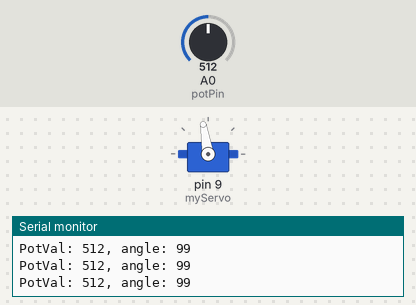
Simulated run of this sketch. Board: Arduino Uno, built with avr-gcc and run on an emulated ATmega328P. Shown: servo, the last lines printed to the serial monitor. The inputs (shaded band) are chosen by the test bench; at power-on: A0 (potPin) = 512.

Above: at 1.2 s.
1.3 s: A0 (potPin) set to 504
At 2.2 s:
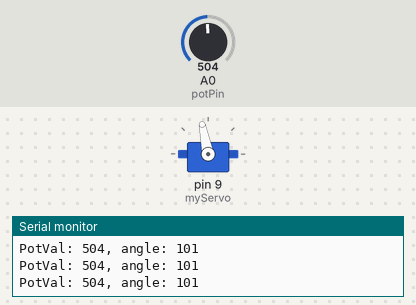
2.8 s: A0 (potPin) set to 107
At 3.9 s:
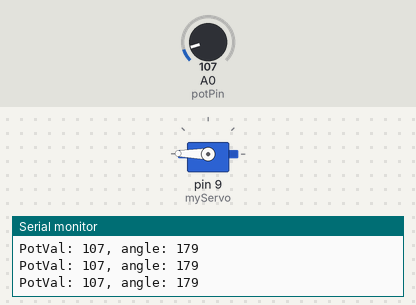
4.3 s: A0 (potPin) set to 91
At 5.3 s:
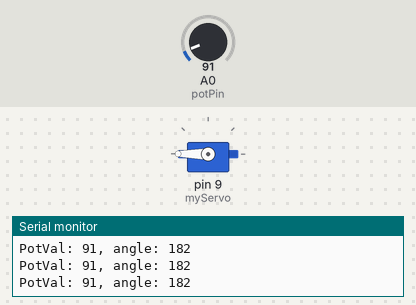
5.8 s: A0 (potPin) set to 306
At 6.4 s:
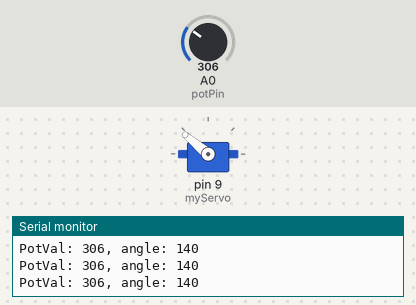
7.3 s: A0 (potPin) set to 716
At 7.8 s:
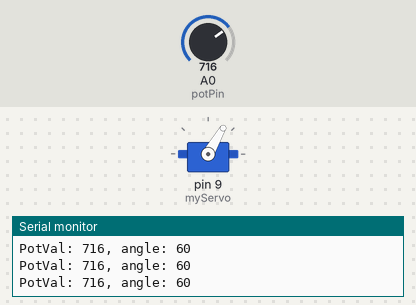
8.8 s: A0 (potPin) set to 954
At 10.0 s:
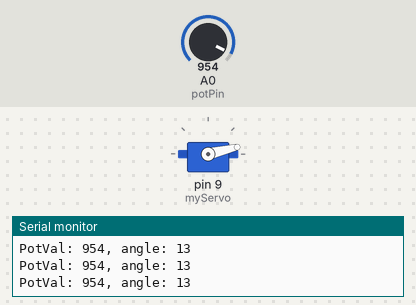
10.3 s: A0 (potPin) set to 987
Timing chart, 0 to 13.3 s (numbered marks = the images above; inputs shaded):
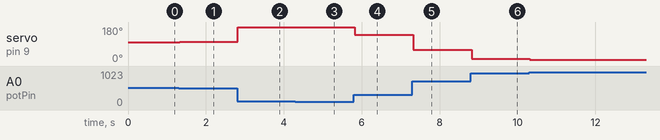

Measured:
- after the input at 1.3 s, servo on pin 9 (myServo): 99° → 101° at once
- after the input at 2.8 s, servo on pin 9 (myServo): 101° → 179° at once
- after the input at 4.3 s, servo on pin 9 (myServo): 179° → 180° at once
- after the input at 5.8 s, servo on pin 9 (myServo): 180° → 140° at once
- after the input at 7.3 s, servo on pin 9 (myServo): 140° → 60° at once
- after the input at 8.8 s, servo on pin 9 (myServo): 60° → 13° at once
- after the input at 10.3 s, servo on pin 9 (myServo): 13° → 7° at once

The sketch:

Basic_Servo_Motor.ino
```cpp
#include <Servo.h>

Servo myServo;

int const potPin = A0;
int potVal;
int angle;

void setup() {
  myServo.attach(9);

  Serial.begin(9600);
}

void loop() {
  potVal = analogRead(potPin);
  Serial.print("PotVal: ");
  Serial.print(potVal);

  //angle = map(potVal, 0, 1023, 0, 200); map(value or variable, value from, value to, newvalue from, newvalue to) takes a range of numbers and converts to new range of numbers.
  angle = map(potVal, 1023, 0, 0, 200); //changes direction of servo motor map(potVal, 0, 1023, 200, 0) would have the same effect
  Serial.print(", angle: ");
  Serial.println(angle);

  myServo.write(angle);
  delay(15);
}
```
